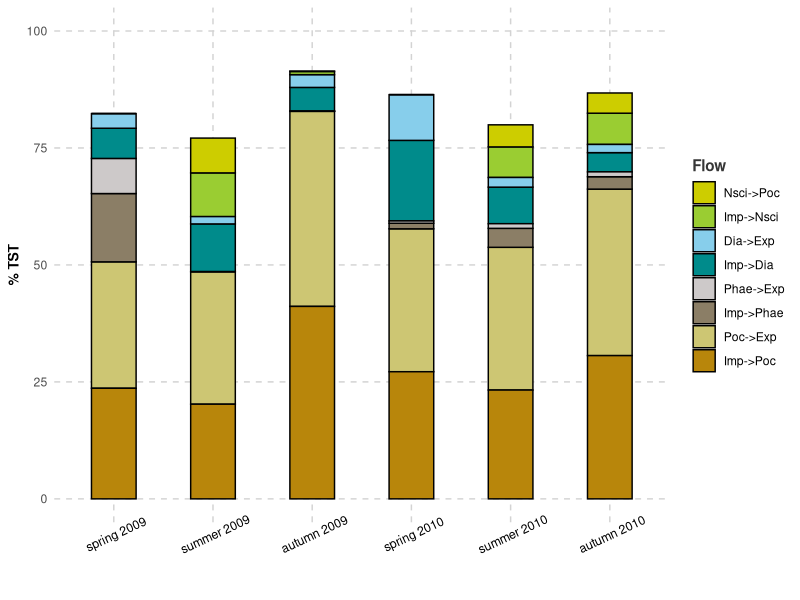
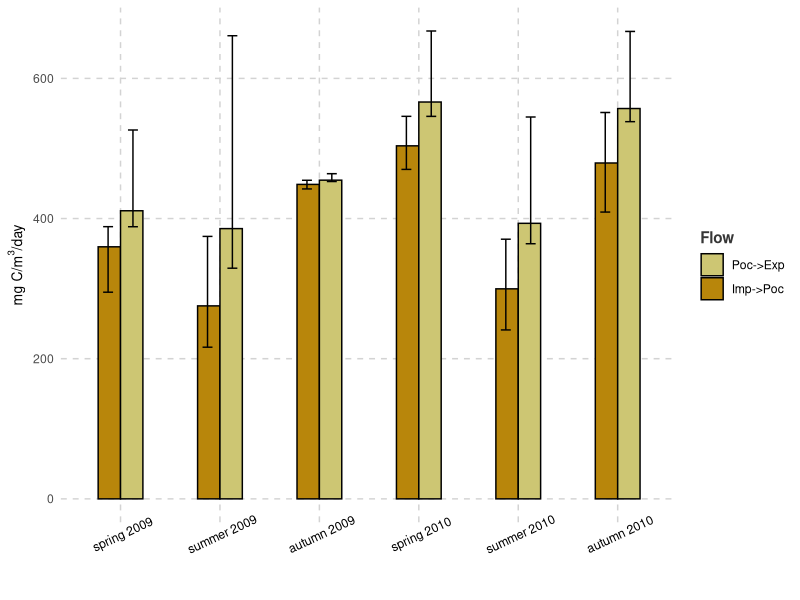

These figures' R source, in order:
##### ADDITIONAL PLOTS #####

#set working directory
setwd("C:/Hannah/Biological Oceanography/Master Thesis/Project/ENA analysis/Results/")

#load packages:
library("data.table")
library(doBy)
library("ggplot2")

#Seasons:
seasons<-c("spring 2009","summer 2009","autumn 2009","spring 2010","summer 2010","autumn 2010")

#Import dataframe with the seasonally 5 largest flows:
BIGs<-fread(file = "bigFlows.csv", na.strings = "", dec = "," , data.table = FALSE)

#Convert flows as % of TST:
BIGs$pct_TST<-BIGs$Mean/BIGs$TST_mean*100
#Calculate missing percentage of TST:
#Sum<-summaryBy(formula=pct_TST~Season, data=BIGs, FUN=sum)
#Sum$pct_left<-(Sum$pct_TST.sum-1)*(-1)
#Sum<-data.frame(Season=Sum$Season,Flow=rep("other flows",6),pct_TST=Sum$pct_left)

#Define order of flows:
unique(BIGs$Flow)
#Flow.order<-c("Imp->Poc", "Poc->Exp", "Imp->Phae", "Phae->Exp", "Imp->Dia",  "Dia->Exp", "Dia->Resp",  "Imp->Nsci", "Nsci->Poc", 
            #  "Doc->Bac")
Flow.order<-c("Imp->Poc", "Poc->Exp", "Imp->Phae", "Phae->Exp", "Imp->Dia",  "Dia->Exp",  "Imp->Nsci", "Nsci->Poc")
Flow.order<-Flow.order[8:1]

#Define color of flows:
#cols<-c("darkgoldenrod","khaki3","wheat4","snow3","darkcyan","skyblue","paleturquoise","yellowgreen","yellow3",
      #  "mediumorchid")
cols<-c("darkgoldenrod","khaki3","wheat4","snow3","darkcyan","skyblue","yellowgreen","yellow3")
cols<-cols[8:1]
#Plot big flows as % of TST:
setwd("C:/Hannah/Biological Oceanography/Master Thesis/Project/RESULTS/Figures/")
BIGs$Season<-factor(BIGs$Season,levels=seasons)
BIGs$Flow<-factor(BIGs$Flow,levels=Flow.order)

pdf(file="BigFlows.pdf",         # File name
    width = 6, height = 4.5, # Width and height in inches
    bg = "white",          # Background color
    colormodel = "cmyk" )   # Color model (cmyk is required for most publications)
ggplot(BIGs, aes(fill=Flow, y=pct_TST, x=Season))+ 
  theme_minimal()+
  geom_bar(position = "stack", stat="identity", width = 0.45, color="black")+
  scale_fill_manual(values=cols,
                    breaks=Flow.order,
                    labels=Flow.order)+
  ylim(0,100)+
  ylab("% TST")+
  xlab("")+
  theme(legend.title=element_text(size=11, face="bold", color="gray21"),
        axis.title.y=element_text(size=10, face="bold", color="black"),
        axis.text.x=element_text(angle=25,size=9, color="black"),
        panel.grid.major = element_line(colour="lightgrey", linetype="dashed"), 
        panel.grid.minor = element_blank())
# close the graphical device:
dev.off()

#POC export and import across seasons
POC<-BIGs[which(BIGs$Flow=="Imp->Poc"),]
POC<-rbind(POC, BIGs[which(BIGs$Flow=="Poc->Exp"),])
POC$Flow<-factor(POC$Flow, levels=c("Imp->Poc","Poc->Exp"))
POC$Season<-factor(POC$Season, levels=seasons)
pdf(file="POC.pdf",         # File name
    width = 6, height = 4.5, # Width and height in inches
    bg = "white",          # Background color
    colormodel = "cmyk" )   # Color model (cmyk is required for most publications)
ggplot(POC, aes(fill=Flow, y=Mean, x=Season,ymin=Q2.5, ymax=Q97.5))+ 
  theme_minimal()+
  geom_bar(aes(fill=Flow),position = "dodge", stat="identity", width = 0.45, color="black")+
  geom_errorbar(color="black",position=position_dodge(0.5), width=0.2)+
  scale_fill_manual(values=cols[7:8],
                    breaks=Flow.order[7:8],
                    labels=Flow.order[7:8])+
  ylab(expression(paste("mg C/m" ^ "3","/day",sep="")))+
  xlab("")+
  theme(legend.title=element_text(size=11, face="bold", color="gray21"),
        axis.title.y=element_text(size=10, face="bold", color="black"),
        axis.text.x=element_text(angle=25,size=9, color="black"),
        panel.grid.major = element_line(colour="lightgrey", linetype="dashed"), 
        panel.grid.minor = element_blank())
# close the graphical device:
dev.off()
